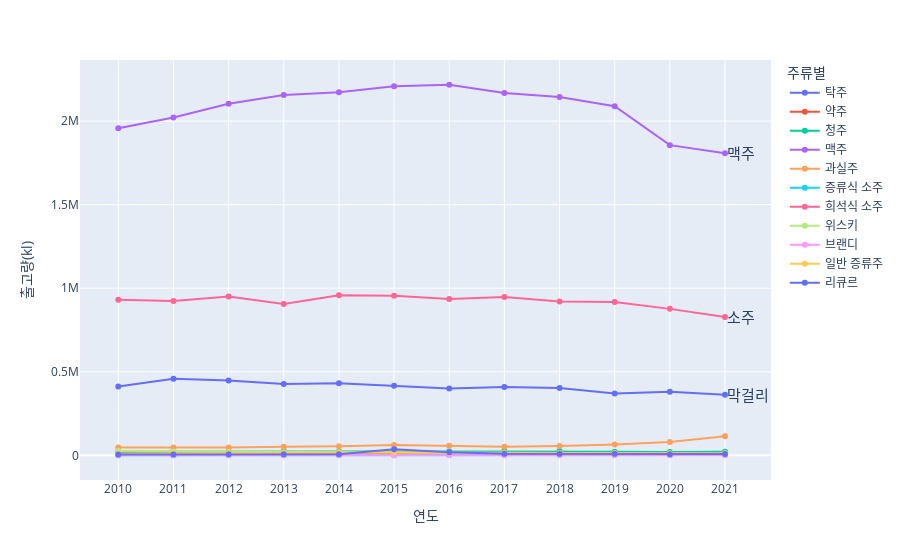

The notebook cell saved with this chart:
### Code cell
import plotly.express as px
fig=px.line(total_alcohol.drop(['총  출고량', '기타 주류'], axis=1), markers=True)
#fig.update_layout(title_text='주류별 출고량')
fig.update_xaxes(dtick=1)
fig.update_yaxes(title_text='출고량(kl)')
fig.update_layout(legend_title_text='주류별')

fig.add_annotation(x=2021, y=1807620,
            text="맥주",
            showarrow=False,
            font_size=15,
            xanchor = 'left')

fig.add_annotation(x=2021, y=827627,
            text="소주",
            showarrow=False,
            font_size=15,
            xanchor = 'left')

fig.add_annotation(x=2021, y=363135,
            text="막걸리",
            showarrow=False,
            font_size=15,
            xanchor = 'left')

fig.show()

### Figure 1 — Plotly figure (JSON) as saved in the notebook; plotly's stock layout.template omitted (floating-point values rounded to 4 significant figures)
{"data": [{"hovertemplate": "variable=탁주<br>연도=%{x}<br>value=%{y}<extra></extra>", "legendgroup": "탁주", "line": {"color": "#636efa", "dash": "solid"}, "marker": {"symbol": "circle"}, "mode": "lines+markers", "name": "탁주", "orientation": "v", "showlegend": true, "type": "scatter", "x": [2010, 2011, 2012, 2013, 2014, 2015, 2016, 2017, 2018, 2019, 2020, 2021], "xaxis": "x", "y": [412279, 458198, 448047, 426216, 430896, 416046, 399673, 409407, 402596, 370527, 379992, 363135], "yaxis": "y"}, {"hovertemplate": "variable=약주<br>연도=%{x}<br>value=%{y}<extra></extra>", "legendgroup": "약주", "line": {"color": "#EF553B", "dash": "solid"}, "marker": {"symbol": "circle"}, "mode": "lines+markers", "name": "약주", "orientation": "v", "showlegend": true, "type": "scatter", "x": [2010, 2011, 2012, 2013, 2014, 2015, 2016, 2017, 2018, 2019, 2020, 2021], "xaxis": "x", "y": [18841, 18975, 16544, 14538, 12320, 11332, 11584, 10949, 11562, 11301, 9538, 11370], "yaxis": "y"}, {"hovertemplate": "variable=청주<br>연도=%{x}<br>value=%{y}<extra></extra>", "legendgroup": "청주", "line": {"color": "#00cc96", "dash": "solid"}, "marker": {"symbol": "circle"}, "mode": "lines+markers", "name": "청주", "orientation": "v", "showlegend": true, "type": "scatter", "x": [2010, 2011, 2012, 2013, 2014, 2015, 2016, 2017, 2018, 2019, 2020, 2021], "xaxis": "x", "y": [21267, 22329, 23860, 25326, 23291, 22249, 23002, 24849, 25568, 21874, 20503, 21341], "yaxis": "y"}, {"hovertemplate": "variable=맥주<br>연도=%{x}<br>value=%{y}<extra></extra>", "legendgroup": "맥주", "line": {"color": "#ab63fa", "dash": "solid"}, "marker": {"symbol": "circle"}, "mode": "lines+markers", "name": "맥주", "orientation": "v", "showlegend": true, "type": "scatter", "x": [2010, 2011, 2012, 2013, 2014, 2015, 2016, 2017, 2018, 2019, 2020, 2021], "xaxis": "x", "y": [1956826, 2022215, 2103654, 2156597, 2173472, 2208808, 2217762, 2168596, 2145118, 2088837, 1856393, 1807620], "yaxis": "y"}, {"hovertemplate": "variable=과실주<br>연도=%{x}<br>value=%{y}<extra></extra>", "legendgroup": "과실주", "line": {"color": "#FFA15A", "dash": "solid"}, "marker": {"symbol": "circle"}, "mode": "lines+markers", "name": "과실주", "orientation": "v", "showlegend": true, "type": "scatter", "x": [2010, 2011, 2012, 2013, 2014, 2015, 2016, 2017, 2018, 2019, 2020, 2021], "xaxis": "x", "y": [46915, 46384, 46505, 52091, 53664, 61905, 56722, 51737, 56332, 64539, 80003, 113762], "yaxis": "y"}, {"hovertemplate": "variable=증류식 소주<br>연도=%{x}<br>value=%{y}<extra></extra>", "legendgroup": "증류식 소주", "line": {"color": "#19d3f3", "dash": "solid"}, "marker": {"symbol": "circle"}, "mode": "lines+markers", "name": "증류식 소주", "orientation": "v", "showlegend": true, "type": "scatter", "x": [2010, 2011, 2012, 2013, 2014, 2015, 2016, 2017, 2018, 2019, 2020, 2021], "xaxis": "x", "y": [785, 706, 693, 805, 861, 1045, 1307, 1964, 1769, 1802, 2001, 2567], "yaxis": "y"}, {"hovertemplate": "variable=희석식 소주<br>연도=%{x}<br>value=%{y}<extra></extra>", "legendgroup": "희석식 소주", "line": {"color": "#FF6692", "dash": "solid"}, "marker": {"symbol": "circle"}, "mode": "lines+markers", "name": "희석식 소주", "orientation": "v", "showlegend": true, "type": "scatter", "x": [2010, 2011, 2012, 2013, 2014, 2015, 2016, 2017, 2018, 2019, 2020, 2021], "xaxis": "x", "y": [930608, 923028, 950962, 905919, 957818, 955523, 934869, 948110, 920082, 917711, 876520, 827627], "yaxis": "y"}, {"hovertemplate": "variable=위스키<br>연도=%{x}<br>value=%{y}<extra></extra>", "legendgroup": "위스키", "line": {"color": "#B6E880", "dash": "solid"}, "marker": {"symbol": "circle"}, "mode": "lines+markers", "name": "위스키", "orientation": "v", "showlegend": true, "type": "scatter", "x": [2010, 2011, 2012, 2013, 2014, 2015, 2016, 2017, 2018, 2019, 2020, 2021], "xaxis": "x", "y": [26179, 23371, 20428, 18488, 17991, 17402, 16845, 15989, 14194, 11911, 9918, 10720], "yaxis": "y"}, {"hovertemplate": "variable=브랜디<br>연도=%{x}<br>value=%{y}<extra></extra>", "legendgroup": "브랜디", "line": {"color": "#FF97FF", "dash": "solid"}, "marker": {"symbol": "circle"}, "mode": "lines+markers", "name": "브랜디", "orientation": "v", "showlegend": true, "type": "scatter", "x": [2010, 2011, 2012, 2013, 2014, 2015, 2016, 2017, 2018, 2019, 2020, 2021], "xaxis": "x", "y": [1113, 927, 704, 744, 998, 642, 737, 607, 558, 543, 570, 648], "yaxis": "y"}, {"hovertemplate": "variable=일반 증류주<br>연도=%{x}<br>value=%{y}<extra></extra>", "legendgroup": "일반 증류주", "line": {"color": "#FECB52", "dash": "solid"}, "marker": {"symbol": "circle"}, "mode": "lines+markers", "name": "일반 증류주", "orientation": "v", "showlegend": true, "type": "scatter", "x": [2010, 2011, 2012, 2013, 2014, 2015, 2016, 2017, 2018, 2019, 2020, 2021], "xaxis": "x", "y": [9390, 10525, 11790, 15214, 16832, 19226, 15460, 14409, 14162, 13673, 12902, 12509], "yaxis": "y"}, {"hovertemplate": "variable=리큐르<br>연도=%{x}<br>value=%{y}<extra></extra>", "legendgroup": "리큐르", "line": {"color": "#636efa", "dash": "solid"}, "marker": {"symbol": "circle"}, "mode": "lines+markers", "name": "리큐르", "orientation": "v", "showlegend": true, "type": "scatter", "x": [2010, 2011, 2012, 2013, 2014, 2015, 2016, 2017, 2018, 2019, 2020, 2021], "xaxis": "x", "y": [4779, 4621, 6547, 6806, 6844, 36316, 18856, 10246, 9711, 9020, 7224, 8291], "yaxis": "y"}], "layout": {"annotations": [{"font": {"size": 15}, "showarrow": false, "text": "맥주", "x": 2021, "xanchor": "left", "y": 1807620}, {"font": {"size": 15}, "showarrow": false, "text": "소주", "x": 2021, "xanchor": "left", "y": 827627}, {"font": {"size": 15}, "showarrow": false, "text": "막걸리", "x": 2021, "xanchor": "left", "y": 363135}], "legend": {"title": {"text": "주류별"}, "tracegroupgap": 0}, "margin": {"t": 60}, "xaxis": {"anchor": "y", "domain": [0, 1], "dtick": 1, "title": {"text": "연도"}}, "yaxis": {"anchor": "x", "domain": [0, 1], "title": {"text": "출고량(kl)"}}}}
